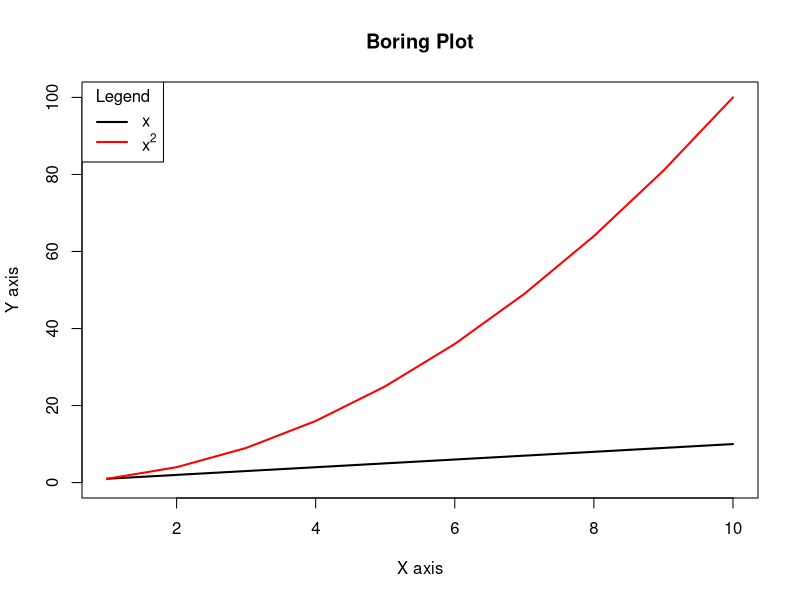
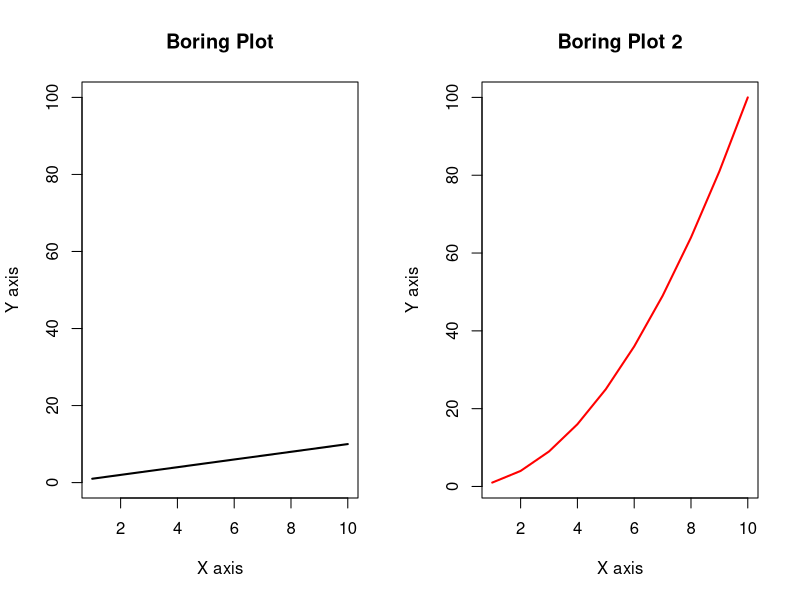
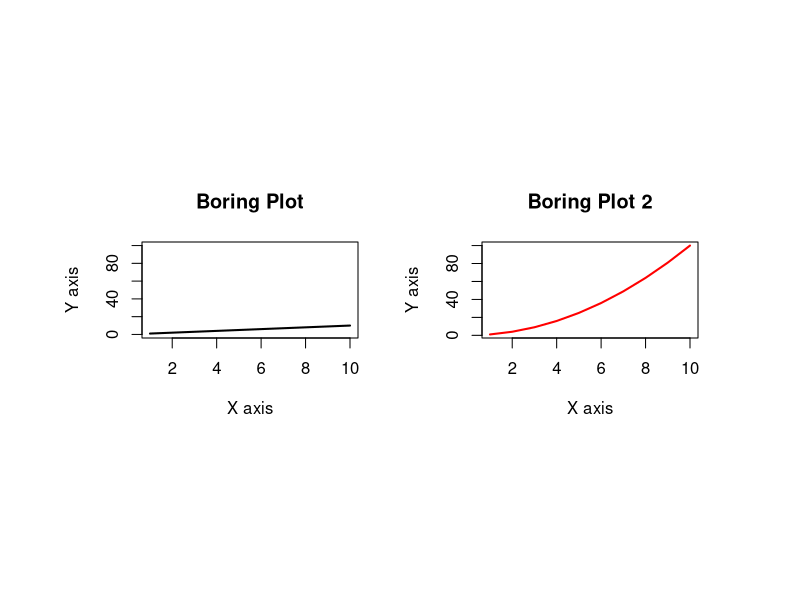
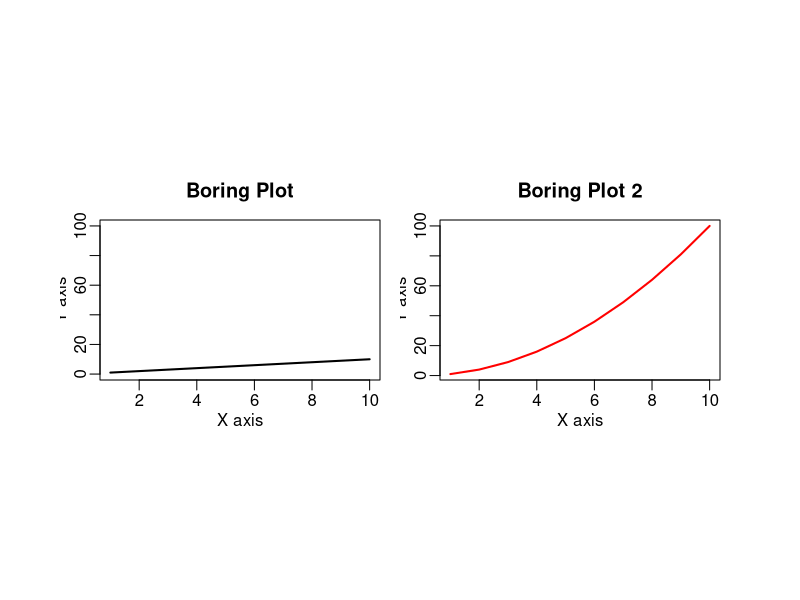
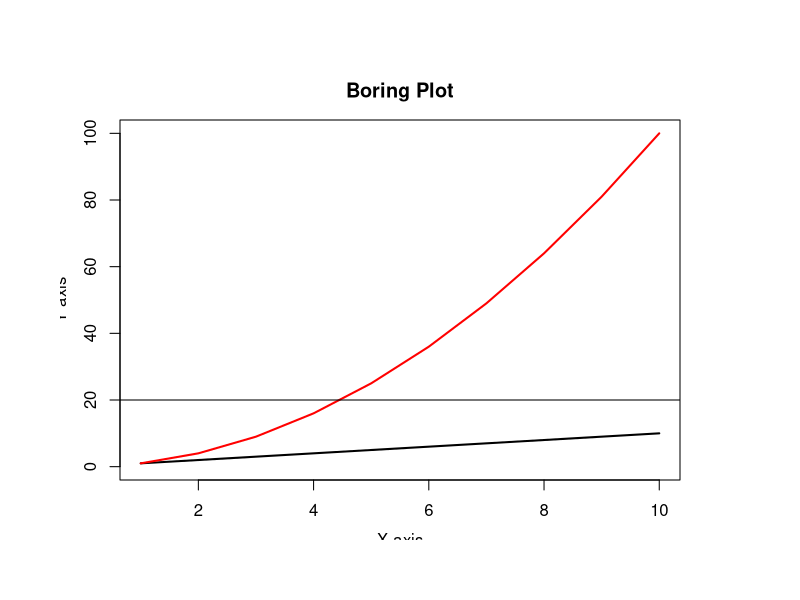
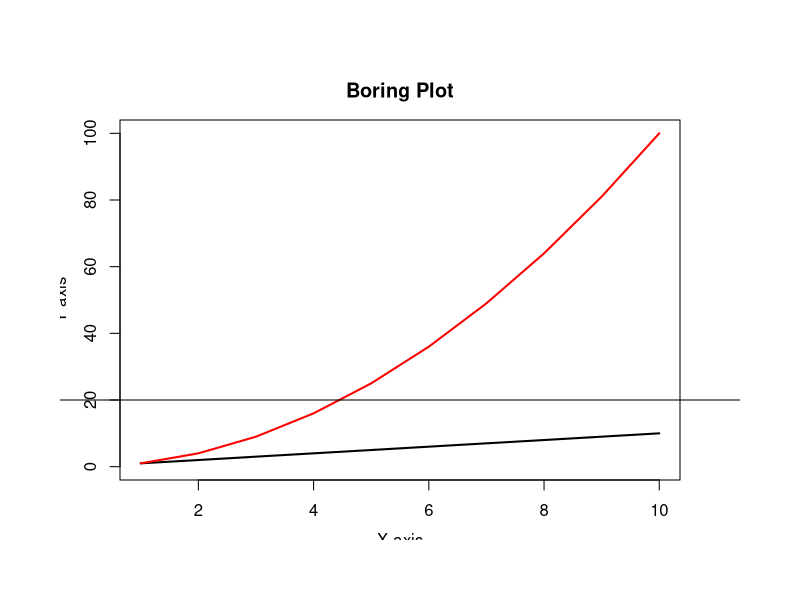
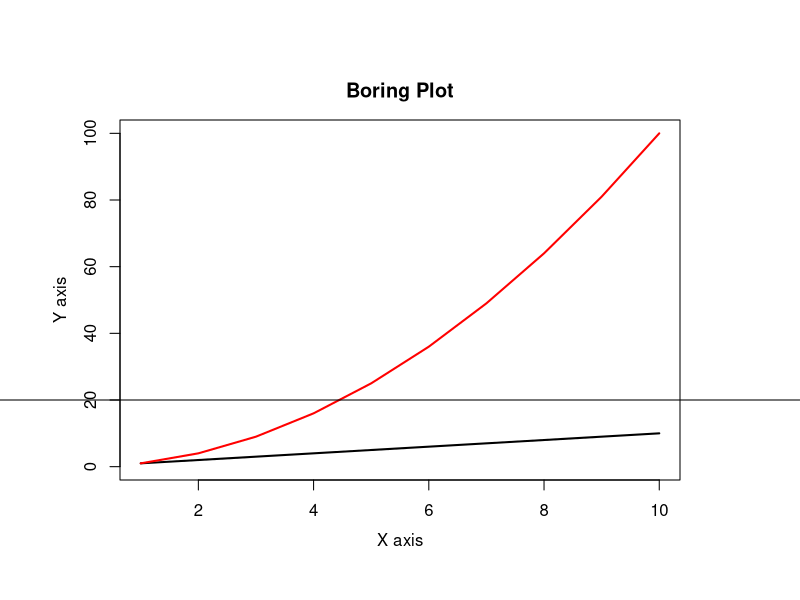
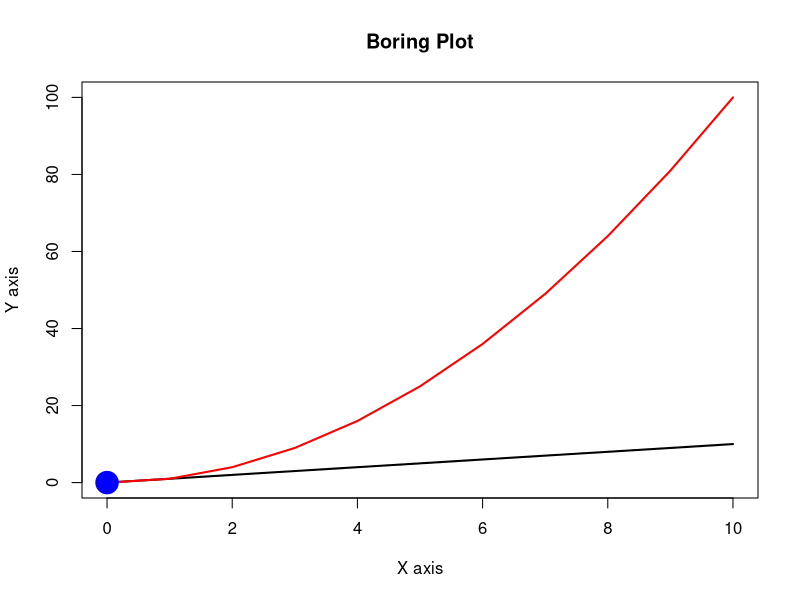

Generate these figures, in order, with R:
#####################################
##         PBS R Workshop
##          Feb 18 2016
##    Customizing Graphics in R
##         Brooke Davis
##    Brooke.Davis@dfo-mpo.gc.ca
#####################################


pdf("BoringPlot.pdf")
plot(x=1:10, y=c(1:10), type="l", xlab="X axis", ylab="Y axis", main="Boring Plot", lwd=2, ylim=c(0,100))
lines(x=1:10, y=c(1:10)^2, col="red", lwd=2)
legend( "topleft", lty=c(1,1), lwd=c(2,2), col=c("black","red"), legend= c("x", expression(x^2)), title="Legend")
dev.off()

# What is par?
?par

#########################################################
## Simple multipanel plots

pdf("BoringPlot2.pdf")
par(mfrow=c(1,2))
plot(x=1:10,  y=c(1:10),  type="l",  xlab="X axis",  ylab="Y axis", main="Boring Plot",  lwd=2, ylim=c(0,100))
plot(x=1:10, y=c(1:10)^2, col="red", type="l", lwd=2, xlab="X axis",  ylab="Y axis", main="Boring Plot 2")
dev.off()

pdf("BoringPlot3.pdf")
par(mfrow=c(1,2), oma=c(8,3,8,3))
plot(x=1:10,  y=c(1:10),  type="l",  xlab="X axis",  ylab="Y axis", main="Boring Plot",  lwd=2, ylim=c(0,100))
plot(x=1:10, y=c(1:10)^2, col="red", type="l", lwd=2, xlab="X axis",  ylab="Y axis", main="Boring Plot 2")
dev.off()

pdf("BoringPlot4.pdf")
par(mfrow=c(1,2), oma=c(8,3,8,3), mgp=c(1.5,0.5,0), mar=c(3,2 ,3,1), xpd=FALSE)
plot(x=1:10,  y=c(1:10),  type="l",  xlab="X axis",  ylab="Y axis", main="Boring Plot",  lwd=2, ylim=c(0,100))
plot(x=1:10, y=c(1:10)^2, col="red", type="l", lwd=2, xlab="X axis",  ylab="Y axis", main="Boring Plot 2")
dev.off()

pdf("BoringPlot5.pdf")
par( xpd=FALSE, mar=c(3,3,3,3), oma=c(3,3,3,3), mgp=c(2.5,1,0))
plot(x=1:10,  y=c(1:10),  type="l",  xlab="X axis",  ylab="Y axis", main="Boring Plot",  lwd=2, ylim=c(0,100))
lines(x=1:10, y=c(1:10)^2, col="red", lwd=2)
abline(h=20)
dev.off()

pdf("BoringPlot6.pdf")
par( xpd=TRUE, mar=c(3,3,3,3), oma=c(3,3,3,3), mgp=c(2.5,1,0))
plot(x=1:10,  y=c(1:10),  type="l",  xlab="X axis",  ylab="Y axis", main="Boring Plot",  lwd=2, ylim=c(0,100))
lines(x=1:10, y=c(1:10)^2, col="red", lwd=2)
abline(h=20)
dev.off()

pdf("BoringPlot7.pdf")
par( xpd=NA, mar=c(3,3,3,3), oma=c(3,3,3,3), mgp=c(2.5,1,0))
plot(x=1:10,  y=c(1:10),  type="l",  xlab="X axis",  ylab="Y axis", main="Boring Plot",  lwd=2, ylim=c(0,100))
lines(x=1:10, y=c(1:10)^2, col="red", lwd=2)
abline(h=20)
dev.off()

##########################################
## Axis location

pdf("AxisLoc1.pdf")
plot(x=0:10,  y=c(0:10),  type="l",  xlab="X axis",  ylab="Y axis", main="Boring Plot",  lwd=2, ylim=c(0,100))
lines(x=0:10, y=c(0:10)^2, col="red", lwd=2)
points(x=0, y=0, pch=19, col="blue", cex=3)
dev.off()

pdf("AxisLoc2.pdf")
plot(x=0:10,  y=c(0:10),  type="l",  xlab="X axis",  ylab="Y axis", main="Boring Plot",  lwd=2, ylim=c(0,100), yaxs="i", xaxs="i")
lines(x=0:10, y=c(0:10)^2, col="red", lwd=2)
points(x=0, y=0, pch=19, col="blue", cex=3)
dev.off()

pdf("AxisLoc3.pdf")
par(xpd=TRUE)
plot(x=0:10,  y=c(0:10),  type="l",  xlab="X axis",  ylab="Y axis", main="Boring Plot",  lwd=2, ylim=c(0,100), yaxs="i", xaxs="i")
lines(x=0:10, y=c(0:10)^2, col="red", lwd=2)
points(x=0, y=0, pch=19, col="blue", cex=3)
dev.off()

pdf("AxisLoc4.pdf")
plot(x=0:10,  y=c(0:10),  type="l",  xlab="X axis",  ylab="Y axis", main="Boring Plot",  lwd=2, ylim=c(0,100))
lines(x=0:10, y=c(0:10)^2, col="red", lwd=2)
xx <- par("usr")
points(x=4, y=xx[3], pch=19, col="blue", cex=3)
points(x=xx[1], y=xx[4], pch=19, col="red", cex=3)
dev.off()

########################################################
## advanced multipanel plots using layout()

pdf("Multipanel1.pdf")
mat <- matrix(c(1,2,3,3), nrow=2, ncol=2)
layout(mat=mat, heights=c(50,50,100), widths=c(1,1,1))
plot(x=0:10,  y=c(0:10),  type="l",  xlab="X axis",  ylab="Y axis", main="Boring Plot",  lwd=2)
plot(x=0:10, y=c(0:10)^2, type="l", lwd=2,  xlab="X axis",  ylab="Y axis", main="Boring Plot 2" )
plot(x=0:10, y=c(0:10)^3, type="l", lwd=2,  xlab="X axis",  ylab="Y axis", main="Boring Plot 3" )
dev.off()

pdf("Multipanel2.pdf")
mat <- matrix(c(1,2,3,3), nrow=2, ncol=2)
layout(mat=mat, heights=c(50,50,100), widths=c(1,2))
plot(x=0:10,  y=c(0:10),  type="l",  xlab="X axis",  ylab="Y axis", main="Boring Plot",  lwd=2)
plot(x=0:10, y=c(0:10)^2, type="l", lwd=2,  xlab="X axis",  ylab="Y axis", main="Boring Plot 2" )
plot(x=0:10, y=c(0:10)^3, type="l", lwd=2,  xlab="X axis",  ylab="Y axis", main="Boring Plot 3" )
dev.off()

pdf("Multipanel3.pdf")
mat <- matrix(c(1,2,3,3, 3, 3), nrow=2, ncol=3)
layout(mat=mat)
plot(x=0:10,  y=c(0:10),  type="l",  xlab="X axis",  ylab="Y axis", main="Boring Plot",  lwd=2)
plot(x=0:10, y=c(0:10)^2, type="l", lwd=2,  xlab="X axis",  ylab="Y axis", main="Boring Plot 2" )
plot(x=0:10, y=c(0:10)^3, type="l", lwd=2,  xlab="X axis",  ylab="Y axis", main="Boring Plot 3" )
dev.off()

# add blank space for legend
pdf("Multipanel4.pdf")
mat <- matrix(c(1,1,2,2,3,3,3,4,3,3,3,4), nrow=4, ncol=3)
layout(mat=mat)
plot(x=0:10,  y=c(0:10),  type="l",  xlab="X axis",  ylab="Y axis", main="Boring Plot",  lwd=2)
plot(x=0:10, y=c(0:10)^2, type="l", lwd=2,  xlab="X axis",  ylab="Y axis", main="Boring Plot 2" )
plot(x=0:10, y=c(0:10)^3, type="l", lwd=2,  xlab="X axis",  ylab="Y axis", main="Boring Plot 3" )
plot.new()
legend("center",lty=c(1,1,1), col=c("black", "red", "blue"), 
       legend=c("x", expression(x^2), expression(x^3)), title="Legend", cex=2, xpd=NA)
dev.off()

########################################################
## set up plot from scratch, adding text, axes
pdf("AddingText.pdf")
# Set up figure region
par(mfrow=c(2,1), oma=c(2,2,2,2))
# Set up plotting region
plot(1, type="n", ann=FALSE, axes=FALSE, xlim=c(1,10), ylim=c(1,10) )
# Add Data
points( x=c(1:10), y=c(1:10), type="l")
# Add x-axis
axis(1, at=c(1,5,10))
# Add y-axis with custom tick labels
axis(2, at=c(1,5,10), labels=c("one", "five", "ten"), las=2)
# put a box around the figure
box()
# Note you ca use bty= to customize which type of box you want bty="l" gives only y and x axis
# Add random text on plot
text(x=2,y=8, "This is (2,8)")
# Add x-axis label
mtext(1, text="x-axis", line=2)
# .. and another one further away
mtext(1, text="X-AXIS", line=3)
## Add second plot
plot(1, type="n", ann=FALSE, axes=FALSE, xlim=c(1,10), ylim=c(1,10) )
points( x=c(1:10), y=c(1:10), type="l")
axis(1); axis(2); box()
# play with text in outer margin!
mtext(2, outer=T, text="Y AXIS")
mtext(3, text="TITLE", outer=T)
mtext(3, outer=T, text="adj=1", adj=1)
mtext(3, outer=T, text="adj=0", adj=0)
dev.off()


###############################################
## example plot 
pdf("FancyPlot.pdf")
# This is a custom color palette I used for all the figure in a certain project with 8 sites
cols<-c("#8B0000","#CD6600","#0000FF","#006400","#9932CC","#FF4040","#8B6508","#53868B")
years <- 1963:2013
# The zeros create empty space -- could also control using par(mar()) commands
(mat <- matrix(c(1,0,9,2,0,9,3,0,9,4,0,9,5,0,10,6,0,10,7,0,10,8,0,10), nrow=8, ncol=3, byrow=T))
# you'll want to look at this matrix on its own to see the layout
par(oma=c(12,5,3,2),mar=c(0,0,0,0),xpd=T)
# want zero column to be narrower 
layout(mat=mat,widths=c(1,0.25,1))
for(i in 1:8){
  # just going to simulate data
  dat <- rnorm(51,1000,100)
  ytop<-max(dat)
  ylow<-min(dat)
  # set up plotting area with proper y and x limits
  plot(x=1,y=1,type="n",xlim=c(1963,2013),ylim=c(ylow-50,ytop+50), xaxs="i",yaxs="i", ann=F, axes=F)
  lines(x=years,y=dat,type="l",col=cols[i])
  # for final plot add x-axis and axis label
  # The first data point is outside of the data range just so that the line extends all the way to the left
  if(i==8){
    axis(1,padj=-0.5,at=c(1960,1970,1980,1990,2000,2010))
    mtext(side=1,line=2,text="Year",cex=0.8)
  }
  # add y axes
  axis( 2,at= c(round(ylow,-2),round(ytop, -2)), las=1, hadj=0.6 )
  # add dashed line at mean value
  abline( h=mean(dat), col=cols[i], cex=2, lty=2, xpd=F )
  # for the first plot, add title
  if(i==1){ mtext(side=3,text="Stream Trajectories")}
}
# want to change margins for two right side plots, so that they aren't right next to eachother
par(mar=c(1,0,1,0))
plot(x=1,y=1,type="n", ylim=c(0,1), xlim=c(1,10), xaxs="i",yaxs="i", ann=F,axes=F,xpd=NA)
for(i in 1:8){
  # again, dummy data
  dat <- runif(10,0,1)
  lines(x=1:10, y=sort(dat), col=cols[i])
}
# add axes and labels
axis(2,at=c(0,0.5,1),las=1, hadj=0.6)
axis(1,at=c(0,2,4,6,8,10),labels=T, padj=-0.5)
mtext(side=2,text="Probability",line=1.8,cex=0.8)
mtext(side=3, "Percentile Probability")

# change margins again, for last plot
par(mar=c(0,0,1,0))
plot(x=1,y=1,type="n", ylim=c(0,1),xlim=c(1,10), xaxs="i",yaxs="i", ann=F,axes=F,xpd=NA)
for(i in 1:8){
  dat <- runif(10,0,0.6)
  lines(x=c(1:10),y=sort(dat, decreasing=T),col=cols[i],cex=5)
} 
axis(2,at=c(0,0.5,1),las=1,hadj=0.6)
axis(1,at=c(0,2,4,6,8,10),padj=-0.5)
mtext(side=1,line=2,text="Monitoring Window",cex=0.8)
mtext(side=2,text="Probability",line=1.8,cex=0.8)
mtext(side=2,line=2,text="Peak Counts",outer=T,cex=0.8)
dev.off()

